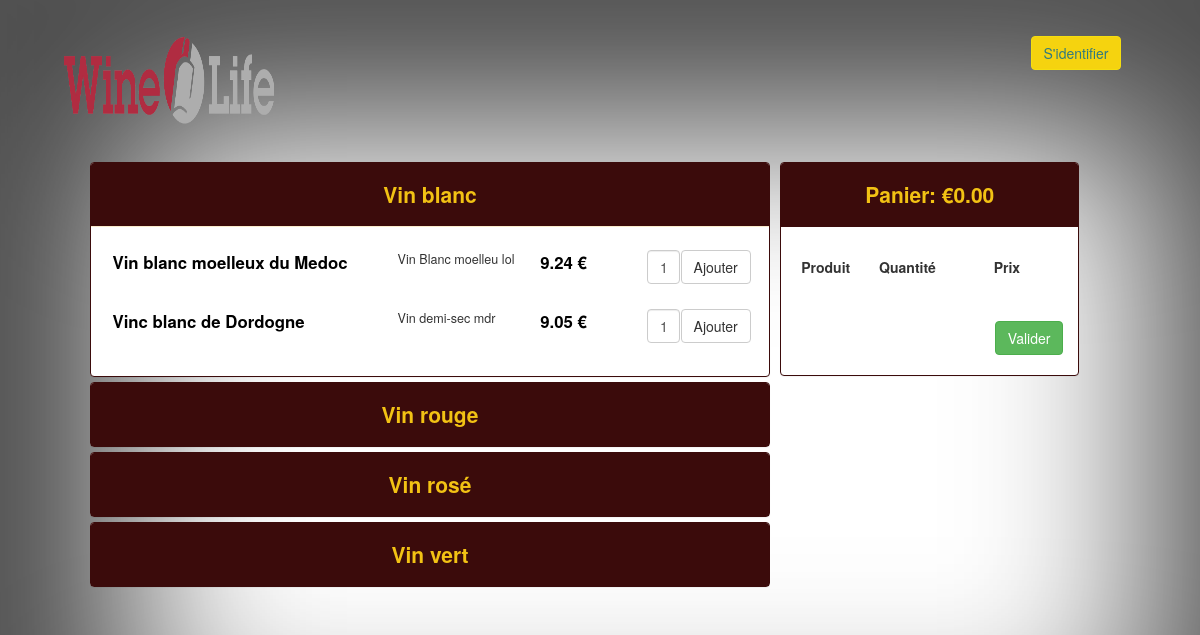
Screenshot of /offres.php with the database file from the repository.
### tables this page shows
CREATE TABLE IF NOT EXISTS `categorie_produit` (
  `id_categorie` int(11) NOT NULL AUTO_INCREMENT,
  `libelle` text NOT NULL,
  PRIMARY KEY (`id_categorie`)
);

CREATE TABLE IF NOT EXISTS `produit` (
  `id_produit` int(11) NOT NULL AUTO_INCREMENT,
  `nom` text NOT NULL,
  `description` text NOT NULL,
  `prix` decimal(4,2) DEFAULT NULL,
  `id_categorie` int(11) NOT NULL,
  PRIMARY KEY (`id_produit`),
  KEY `id_categorie` (`id_categorie`)
);

### includes/db_connect.php (called while the page is built, shortened)
<?php
$bdd = new PDO('mysql:host=localhost;dbname=zesteetpoomenu;charset=utf8', 'root', '');
$bdd->setAttribute(PDO::ATTR_ERRMODE, PDO::ERRMODE_EXCEPTION);
include_once 'class.manager.php';
$manager = new Manager($bdd);

### includes/class.manager.php (called while the page is built, shortened)
<?php
class Manager
{
    private $bdd;
    function __construct($bdd)
    {
      $this->bdd = $bdd;
    }
    public function connexion()
    {
        if (isset($_SESSION['user'])) {
            return true;
        } else {
            return false;
        }
    }
    public function catproduitbyidcat()
    {
        $query = $this->bdd->prepare("SELECT * FROM categorie_produit ORDER by id_categorie ASC");
        $query->execute();
        $catproduit = $query->fetchAll();
        return $catproduit;
    }
    public function selectproduit($id_cat)
    {
        $query = $this->bdd->prepare("SELECT * FROM produit WHERE id_categorie = ?");
        $query->execute(array($id_cat));
        $selectproduit = $query->fetchAll();
        return $selectproduit;
    }
}

### offres.php (the view, shortened to what this page needs)
<?php include 'includes/db_connect.php'; ?>
<!DOCTYPE html>
<html lang="en">
<?php include( "head.php"); ?>
<body>
    <div class="bodytest">
        <?php include 'menu.php'; ?>
        <div class="row" style="padding-top:3%; width:85%; margin:auto">
            <div class="col-md-8">
                <div class="panel-group" id="accordion" role="tablist" aria-multiselectable="true">
                    <?php
                    $a=1 ;
                    $b=100;
                    foreach ($manager->catproduitbyidcat() as $row) {
                    $a++;
                    $b++;
                    ?>
                    <div class="panel panel-warning">
                        <div class="panel-heading" role="tab" id="<?php echo ($b); ?>">
                            <h4 class="panel-title">
                                <a role="button" data-toggle="collapse" data-parent="#accordion" href="#<?php echo ($a); ?>" aria-expanded="true" aria-controls="<?php print ($a); ?>" style="font-weight: bold;">
                                    <h4><?php echo $row['libelle']; ?></h4>
                                </a>
                            </h4>
                        </div>
                        <div id="<?php echo ($a); ?>" class="panel-collapse <?php if ($a == 2) { echo ('collapse in'); } else { echo ('collapse'); } ?>" role="tabpanel" aria-labelledby="<?php echo ($b); ?>">
                            <div class="panel-body">
                                <div style="padding-bottom: 2px;"></div>
                                <?php
                                $id_cat=$row['id_categorie'];
                                foreach ($manager->selectproduit($id_cat) as $row2) {
                                if (isset($row)) {
                                ?>
                                <div class="row" style="padding-bottom:2%; margin-top:-1%;">
                                    <div class="simpleCart_shelfItem" style="margin-left:1%;">
                                        <div class="col-md-8" style="margin-top:2%;">
                                            <?php echo ( '<span  class="item_name" style="font-weight: bold; color: black; font-size:120%;"><div class="col-md-8">'.$row2[ 'nom'] . '</div></span>'); ?>
                                            <?php echo ( '<div style="font-size:90%">' . $row2[ 'description'] . '</div>'); ?>
                                        </div>
                                        <div class="col-md-2" style="margin-top:2%;">
                                            <?php echo( '<span style="font-weight: bold; color: black; font-size:120%;" class="item_price">' . $row2[ 'prix'] . ' &euro;</span>') ?>
                                        </div>
                                        <div class="col-md-2" style="margin-top:2%;">
                                            <span>
                                                <div class="col-md-4" style="padding-bottom:2%; padding-right:1%;"><input type="text" class="item_quantity form-control" value="1" /></div>
                                                <input type="button" class="item_add btn btn-default" value="Ajouter" />
                                            </span>
                                        </div>
                                    </div>
                                </div>
                                <?php } } ?>
                            </div>
                        </div>
                    </div>
                    <?php } ?>
                </div>
            </div>
            <div class="col-md-4" style="padding-left:1%; padding-right:1%;">
                <div class="panel panel-warning">
                    <div class="panel-heading">
                        <div class="panel-title">
                            <h4>Panier: <span class="simpleCart_total"></span></h4>
                        </div>
                    </div>
                    <div class="panel-body">
                        <div class="row">
                            <div class="simpleCart_items">
                            </div>
                        </div>
                        <div class="row" style="padding-top:7%;">
                            <div class="col-md-3" style="padding-bottom:2px; text-align:right">
                            </div>
                            <div class="col-md-9" style="text-align:right">
                                <a href="coordonnee.php" type="submit" class="btn btn-success">Valider</a>
                            </div>
                        </div>
                    </div>
                </div>
            </div>
        </div>
    </div>
</body>
</html>

### head.php (shortened to what this page needs)
<head>
	<link rel="stylesheet" href="css/bootstrap.css">
	<link rel="stylesheet" href="css/media.css">
	<link rel="stylesheet" href="css/styles.css">
</head>

### menu.php
<div class="row" style="padding-top:3%; text-align:center;">
    <div class="col-md-2">
        <a href="index.php"><img  width=300px; height=90px; src="images/logo2.png"></a>
    </div>
    <div class="col-md-2">
    </div>
    <div class="col-md-4">
    </div>
    <div class="col-md-2">
    </div>
    <div class="col-md-2">
        <?php if ($manager->connexion() == true){ ?>
        <div class="btn-group">
                <button type="button" class="btn btn-warning dropdown-toggle" data-toggle="dropdown" aria-haspopup="true" aria-expanded="false">
                Mon compte&nbsp;<?php echo $_SESSION['user']->getId(); ?> <span class="caret"></span>
                </button>
                <ul class="dropdown-menu">
                    <li><a href="profil.php">Mes informations</a></li>
                    <?php if ($manager->connexionadmin() == true) {?>
                    <li><a href="admin.php">Modifier produits</a></li>
                    <li><a href="admin3.php">Commandes payés</a></li>
                    <?php } else { ?>
                    <?php } ?>
                    <li><a href="commandes.php">Mes commandes</a></li>
                    <li role="separator" class="divider"></li>
                    <li><a href="deconnexion.php">Se déconnecter</a></li>
                </ul>
        </div>
        <?php } else { ?>
        <a href="login.php" type="button" class="btn btn-warning btn-responsive"> S'identifier </a>
        <?php } ?>
    </div>
</div>

### css/styles.css (style rules this page uses)
.bodytest { box-shadow: inset 3.000em 3.000em 180px 90px rgba(0,0,0,0.7); min-width: 100%; min-height: 100%; }

### rows the page displays
categorie_produit: libelle "Vin blanc"
produit: nom "Vin blanc moelleux du Medoc", description "Vin Blanc moelleu lol", prix "9.24"
produit: nom "Vinc blanc de Dordogne", description "Vin demi-sec mdr", prix "9.05"
categorie_produit: libelle "Vin rouge"
categorie_produit: libelle "Vin rosé"
categorie_produit: libelle "Vin vert"
